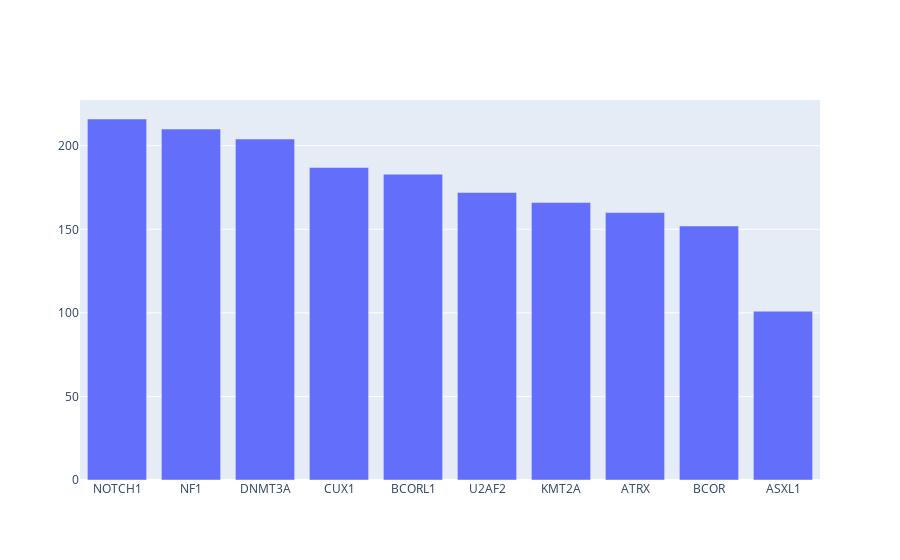

Write notebook code for a chart like this one.
### Markdown cell above
## Most prevalent mutations

### Code cell
plot.top_bar(lbc, n_genes=10)

### Figure 1 — Plotly figure (JSON) as saved in the notebook; plotly's stock layout.template omitted (floating-point values rounded to 4 significant figures)
{"data": [{"type": "bar", "x": ["NOTCH1", "NF1", "DNMT3A", "CUX1", "BCORL1", "U2AF2", "KMT2A", "ATRX", "BCOR", "ASXL1"], "y": [216, 210, 204, 187, 183, 172, 166, 160, 152, 101]}], "layout": {}}
